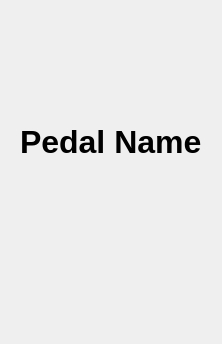
<?xml version="1.0" encoding="UTF-8"?>
<ui version="4.0">
    <class>PedalWidget</class>
    <widget class="QFrame" name="PedalWidget">
        <property name="geometry">
            <rect>
                <x>0</x>
                <y>0</y>
                <width>219</width>
                <height>344</height>
            </rect>
        </property>
        <property name="maximumSize">
            <size>
                <width>16777215</width>
                <height>16777215</height>
            </size>
        </property>
        <property name="windowTitle">
            <string>Frame</string>
        </property>
        <layout class="QVBoxLayout" name="verticalLayout">
            <property name="spacing">
                <number>10</number>
            </property>
            <property name="leftMargin">
                <number>20</number>
            </property>
            <property name="topMargin">
                <number>40</number>
            </property>
            <property name="rightMargin">
                <number>20</number>
            </property>
            <property name="bottomMargin">
                <number>20</number>
            </property>
            <item alignment="Qt::AlignHCenter">
                <widget class="EditableLabelWidget" name="pedal_name_label">
                    <property name="sizePolicy">
                        <sizepolicy hsizetype="Preferred" vsizetype="Fixed">
                            <horstretch>0</horstretch>
                            <verstretch>0</verstretch>
                        </sizepolicy>
                    </property>
                    <property name="minimumSize">
                        <size>
                            <width>0</width>
                            <height>40</height>
                        </size>
                    </property>
                    <property name="maximumSize">
                        <size>
                            <width>16777215</width>
                            <height>40</height>
                        </size>
                    </property>
                    <property name="font">
                        <font>
                            <pointsize>24</pointsize>
                            <bold>true</bold>
                        </font>
                    </property>
                    <property name="text">
                        <string>Pedal Name</string>
                    </property>
                </widget>
            </item>
            <item>
                <layout class="QGridLayout" name="knob_layout">
                    <property name="sizeConstraint">
                        <enum>QLayout::SetDefaultConstraint</enum>
                    </property>
                    <property name="leftMargin">
                        <number>20</number>
                    </property>
                    <property name="topMargin">
                        <number>0</number>
                    </property>
                    <property name="rightMargin">
                        <number>20</number>
                    </property>
                    <property name="bottomMargin">
                        <number>60</number>
                    </property>
                    <property name="spacing">
                        <number>10</number>
                    </property>
                </layout>
            </item>
            <item>
                <layout class="QGridLayout" name="switch_layout">
                    <property name="leftMargin">
                        <number>20</number>
                    </property>
                    <property name="rightMargin">
                        <number>20</number>
                    </property>
                    <property name="bottomMargin">
                        <number>20</number>
                    </property>
                    <property name="spacing">
                        <number>10</number>
                    </property>
                </layout>
            </item>
            <item>
                <spacer name="verticalSpacer">
                    <property name="orientation">
                        <enum>Qt::Vertical</enum>
                    </property>
                    <property name="sizeType">
                        <enum>QSizePolicy::Maximum</enum>
                    </property>
                    <property name="sizeHint" stdset="0">
                        <size>
                            <width>0</width>
                            <height>0</height>
                        </size>
                    </property>
                </spacer>
            </item>
        </layout>
    </widget>
    <customwidgets>
        <customwidget>
            <class>EditableLabelWidget</class>
            <extends>QLabel</extends>
            <header>widgets.editable_label_widget</header>
        </customwidget>
    </customwidgets>
    <resources/>
    <connections/>
</ui>
